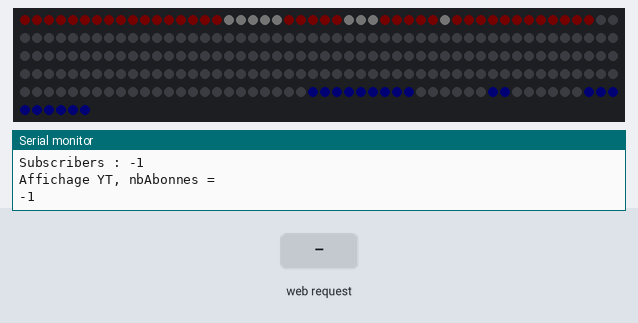
The sketch below on a simulated ESP8266 (Wemos D1 mini). On the bench: 256 RGB LEDs in strip order, left to right, continuing on the next row, the last lines printed to the serial monitor. The test bench sets the inputs (shaded band). Dim RGB values are drawn brighter than linear; WiFi joins after 1.5 s; servers stay silent unless stated; random numbers use the default seed unless the sketch sets one.

Above: at 3.4 s.
3.5 s: HTTP request GET / received
At 4.2 s:
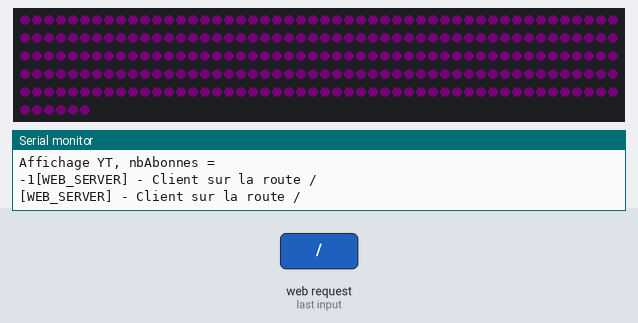
5.0 s: HTTP request GET / received
At 5.8 s:
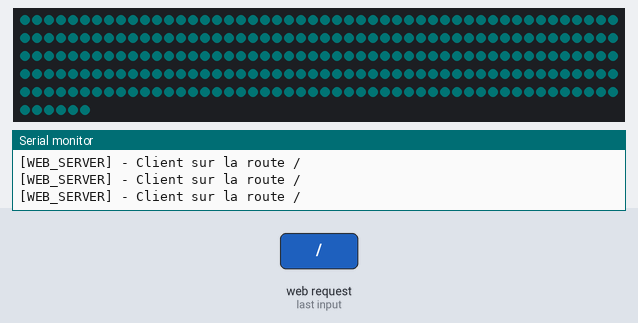
6.5 s: HTTP request GET / received
At 7.4 s:
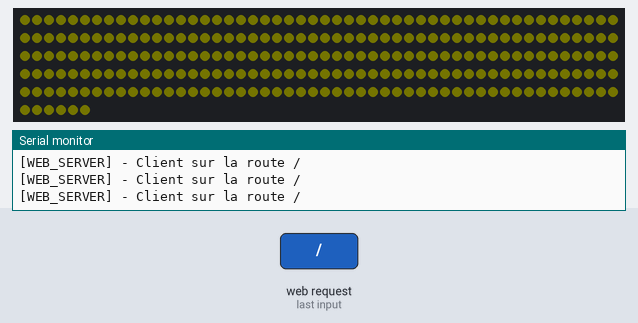
8.0 s: HTTP request GET / received
At 9.0 s:
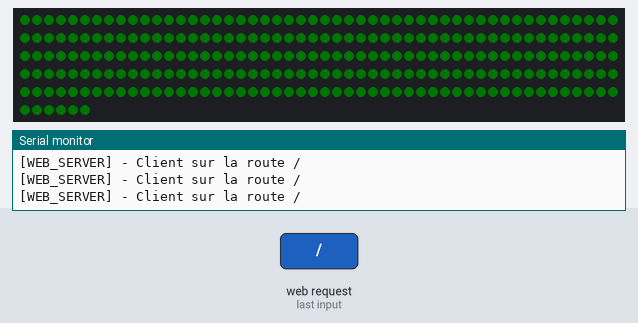
Timing chart, 0 to 10.6 s (numbered marks = the images above; inputs shaded):
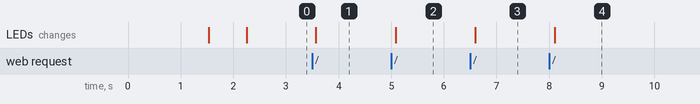

The sketch:

webclient.ino
```cpp
/*
 *  YT Counter Project By Cédric MILLET
 *  Tous droits réservés
 *  Type de carte employée : Wemos D1 R1
 *  Telecharger la librairie ArduinoJson en version 5.X
 *  Config serveur web : pas de SSL, pas de rewriting URI, pas de redirection
 *  Config ScreenLEd : le PIN I2C pour les leds WS2812B est D4
 * */

//  Librairies Communication Réseau
#include <ESP8266WiFi.h>
#include <ESP8266WebServer.h>
#include <ESP8266HTTPClient.h>    //  Pour emettre des requetes GET
ESP8266WebServer server(80);      //  Serveur WEB sur port 80

//  Librairies Diverses
#include <ArduinoJson.h>

//  Librairies matrice de LEDS adressables en I2C
#include <FastLED.h>

#import "index.h"                 //  Contient le code HTML retourné par le serveur WEB
#import "ScreenSystem_WS2812B.h"  //  Contient les fonctions de manipulation de l'écran LED
#import "SoundSystem.h"           //  Contient les fonctions de manipulation du BUZZER

//#define WEB_API_ENDPOINT  "http://ytproject.cedricmillet.fr/api/index.php?UID=782D-A2DC8-A7E1-A79D1"
#define WEB_API_ENDPOINT  "http://192.168.0.43:8082/api/example"
#define SOCIAL_DATA_REFRESH_FREQUENCY   120 //en seconde


int timer = 0;
bool isInitialisationReady = false;

struct socialdata {
  int nb_subscribers;
  int timestamp_lastupdate;
};
typedef struct socialdata SocialData;

SocialData s_youtube = {-1, -1};
SocialData s_instagram = {-1, -1};
SocialData s_facebook = {-1, -1};


void initialisation() {
  //  Lancement du serveur Web
  setupWifiServer();
  //  Lancement de l'écran LED
  screenSystem_Setup();
  //  Connexion au réseau WIFI
  setupWifiClient("FREEBOX_MILLET", "Mkanad45-1203");
  //  Screen
  SetBackgroundColor(CRGB(255,255,255));
  AppliquerImage(img_YT, {0,0});
  SetNumberToDisplay( 0 );
  FastLED.show();
  //  Emit Sound
  SetupSoundSystem();

}


void setup() {
  isInitialisationReady = false;

  Serial.begin(115200);
  while (!Serial) {
    ;
  }
  Serial.println("\n---------------------------------");
  Serial.println("\tLANCEMENT");
  Serial.println("---------------------------------");

  initialisation();

  delay(500);
  Serial.println("------------------------------------------");
  Serial.println("\tINITIALISATION TERMINEE");
  Serial.println("------------------------------------------");


  //  Premiere requete avant les premieres iteration de la loop()
  //updateSocialDatasFromAPI();
  isInitialisationReady = true;

  updateSocialDatasFromAPI();
}


void updateSocialDatasFromAPI()
{
  if(!isWifiStatusConnected()) {
    Serial.println("Impossible d'emettre une requete HTTP avant d'etre connecté à un réseau Internet.");
    return;
  }
  Serial.print("updateSocialDatasFromAPI()_______");
  HTTPClient httpClient;
  String reponse = "";
  httpClient.begin(WEB_API_ENDPOINT);
  //  Envoie de la requete
  int httpCode = httpClient.GET();
  if (httpCode > 0)
    reponse = httpClient.getString();   //response payload
  httpClient.end();   //Close connection
  //  Traitement de la réponse
  if(!reponse.isEmpty() && reponse.length() > 0) {
    //  Conversion en JSON
    DynamicJsonBuffer jsonBuffer;
    JsonObject& jsonSocialData = jsonBuffer.parseObject(reponse);

    //  Mise a jour des variables globales
    s_youtube.nb_subscribers = (int)jsonSocialData[String("youtube")];
    s_instagram.nb_subscribers = (int)jsonSocialData[String("instagram")];
    s_facebook.nb_subscribers = (int)jsonSocialData[String("facebook")];

    Serial.println("[OK]");
  } else {
    Serial.println("[HTTP RESPONSE ERROR] !");
    Serial.println(reponse);
  }

  debugData();
  update_screen();
}

void debugData() {
  Serial.println("debugData()\n");

  Serial.println("=== YOUTUBE ===");
  Serial.print("Subscribers : ");
  Serial.println(s_youtube.nb_subscribers);
  Serial.println("=== INSTAGRAM ===");
  Serial.print("Subscribers : ");
  Serial.println(s_instagram.nb_subscribers);
  Serial.println("=== FACEBOOK ===");
  Serial.print("Subscribers : ");
  Serial.println(s_facebook.nb_subscribers);
}


void update_screen() {
  SetBackgroundColor(CRGB(0,0,0));
  AppliquerImage(img_YT, {0,0});
  Serial.println("Affichage YT, nbAbonnes = "); Serial.print((int)s_youtube.nb_subscribers);
  SetNumberToDisplay( (int)s_youtube.nb_subscribers );
  FastLED.show();
}

void loop() {

  //  Traiter les quetes HTTP entrantes
  server.handleClient();


  if(!isWifiStatusConnected() || !isInitialisationReady) return;


  //  Mise a jour des données sociales
  if(timer >= SOCIAL_DATA_REFRESH_FREQUENCY*10) {
    timer = 0;
    updateSocialDatasFromAPI();
  }
  timer ++;
  delay(100);

}


void setupWifiClient(const char* ssidclient, const char* passclient) {
  Serial.println();
  WiFi.begin(ssidclient, passclient);
  Serial.print("Connexion au réseau WIFI : ");
  Serial.print(ssidclient);
  while (WiFi.status() != WL_CONNECTED) {
    delay(500);
    Serial.print(".");
  }
  Serial.print("[CONNECTED]");
  Serial.println("");
  Serial.print("Serveur Web disponible sur le réseau à l'adresse : ");
  Serial.println(WiFi.localIP()); //Adresse IPv4 attribuée par le DHCP
  WiFi.printDiag(Serial);
  Serial.println("--- CONNEXION AU RESEAU WIFI REUSSIE ---");
}


void setupWifiServer() {
  Serial.print("Preparation du serveur web............");
  server.on("/", [](){
    Serial.println("[WEB_SERVER] - Client sur la route /");
    String html = MAIN_page; // Recupération du contenu HTML depuis le fichier index.h
    server.send(200, "text/html", html);
    Serial.println("[WEB_SERVER] - Client sur la route /");
    //test
    fill_solid( leds, NUM_LEDS, getRandomLedColor());
    FastLED.show();
  });

  // on démarre le serveur web
  server.begin();

  Serial.println("[DONE]");
}

bool isWifiStatusConnected() {
  return (bool)(WiFi.status() == WL_CONNECTED);
}
```

ScreenSystem_WS2812B.h
```cpp
#define LED_PIN     4       //  PIN I2C (PIN D4 pour carte D1R1 et PIN D5 pour les cartes ARDUINO MEGA 2560)
#define HAUTEUR     8       //  NBRE DE LEDS SUR L'AXE Y
#define LARGEUR     32      //  NBRE DE LEDS SUR L'AXE X
#define LUMINOSITE  1       //  LUMINOSITE DES LEDS (entre 1 et  255) (avec 60mA/LED i.e. (20mA *3 : R-G-B) * 8*32 = 15 Ampères !) -- NE PAS DEPASSER 5 / 255 DE LUMINOSITE

const int NUM_LEDS = HAUTEUR*LARGEUR;
CRGB leds[NUM_LEDS];

struct point {
  int x;
  int y;
};
typedef struct point Point;

struct image {
  int largeur;
  int hauteur;
  const CRGB pixel[8][6];
};
typedef struct image Image;

//  MATRICE LOGO YOUTUBE
Image img_YT = {6, 8, {
                          {CRGB(255,0,0),CRGB(255,0,0),CRGB(255,0,0),CRGB(255,0,0),CRGB(255,0,0),CRGB(255,0,0)},
                          {CRGB(255,0,0),CRGB(255,0,0),CRGB(255,255,255),CRGB(255,0,0),CRGB(255,0,0),CRGB(255,0,0)},
                          {CRGB(255,0,0),CRGB(255,0,0),CRGB(255,255,255),CRGB(255,255,255),CRGB(255,0,0),CRGB(255,0,0)},
                          {CRGB(255,0,0),CRGB(255,0,0),CRGB(255,255,255),CRGB(255,255,255),CRGB(255,255,255),CRGB(255,0,0)},
                          {CRGB(255,0,0),CRGB(255,0,0),CRGB(255,255,255),CRGB(255,255,255),CRGB(255,0,0),CRGB(255,0,0)},
                          {CRGB(255,0,0),CRGB(255,0,0),CRGB(255,255,255),CRGB(255,0,0),CRGB(255,0,0),CRGB(255,0,0)},
                          {CRGB(255,0,0),CRGB(255,0,0),CRGB(255,0,0),CRGB(255,0,0),CRGB(255,0,0),CRGB(255,0,0)},
                          {CRGB(255,0,0),CRGB(255,0,0),CRGB(255,0,0),CRGB(255,0,0),CRGB(255,0,0),CRGB(255,0,0)}
                        }};

//  MATRICE LOGO FACEBOOK
Image img_FB = {6, 8, {
                          {CRGB(66,103,178),CRGB(66,103,178),CRGB(66,103,178),CRGB(66,103,178),CRGB(66,103,178),CRGB(66,103,178)},
                          {CRGB(66,103,178),CRGB(66,103,178),CRGB(255,255,255),CRGB(255,255,255),CRGB(255,255,255),CRGB(66,103,178)},
                          {CRGB(66,103,178),CRGB(66,103,178),CRGB(255,255,255),CRGB(66,103,178),CRGB(66,103,178),CRGB(66,103,178)},
                          {CRGB(66,103,178),CRGB(255,255,255),CRGB(255,255,255),CRGB(255,255,255),CRGB(66,103,178),CRGB(66,103,178)},
                          {CRGB(66,103,178),CRGB(66,103,178),CRGB(255,255,255),CRGB(66,103,178),CRGB(66,103,178),CRGB(66,103,178)},
                          {CRGB(66,103,178),CRGB(66,103,178),CRGB(255,255,255),CRGB(66,103,178),CRGB(66,103,178),CRGB(66,103,178)},
                          {CRGB(66,103,178),CRGB(66,103,178),CRGB(255,255,255),CRGB(66,103,178),CRGB(66,103,178),CRGB(66,103,178)},
                          {CRGB(66,103,178),CRGB(66,103,178),CRGB(66,103,178),CRGB(66,103,178),CRGB(66,103,178),CRGB(66,103,178)}
                        }};

//  MATRICE LOGO INSTA
Image img_INSTA = {6, 8, {   // bug !!! Lorsque R/G/B < 100 couleur invisible ! Verifier intensité nécéssaire et augmenter BRIGHTNESS !
                          {CRGB(74,41,236),CRGB(91,38,232),CRGB(100,100,231),CRGB(118,100,224),CRGB(133,80,212),CRGB(143,80,226)},
                          {CRGB(143,27,186),CRGB(194,103,178),CRGB(255,255,255),CRGB(255,255,255),CRGB(255,255,255),CRGB(66,103,178)},
                          {CRGB(66,103,178),CRGB(66,103,178),CRGB(255,255,255),CRGB(66,103,178),CRGB(66,103,178),CRGB(66,103,178)},
                          {CRGB(66,103,178),CRGB(255,255,255),CRGB(255,255,255),CRGB(255,255,255),CRGB(66,103,178),CRGB(66,103,178)},
                          {CRGB(66,103,178),CRGB(66,103,178),CRGB(255,255,255),CRGB(66,103,178),CRGB(66,103,178),CRGB(66,103,178)},
                          {CRGB(66,103,178),CRGB(66,103,178),CRGB(255,255,255),CRGB(66,103,178),CRGB(66,103,178),CRGB(66,103,178)},
                          {CRGB(66,103,178),CRGB(66,103,178),CRGB(255,255,255),CRGB(66,103,178),CRGB(66,103,178),CRGB(66,103,178)},
                          {CRGB(66,103,178),CRGB(66,103,178),CRGB(66,103,178),CRGB(66,103,178),CRGB(66,103,178),CRGB(66,103,178)}
                        }};


const int digits[10][8][4] =       {
                                    {
                                    {1,1,1,1},    //0
                                    {1,0,0,1},
                                    {1,0,0,1},
                                    {1,0,0,1},
                                    {1,0,0,1},
                                    {1,0,0,1},
                                    {1,0,0,1},
                                    {1,1,1,1}
                                  },
                                  {
                                    {0,0,0,1},    //1
                                    {0,0,1,1},
                                    {0,1,0,1},
                                    {0,0,0,1},
                                    {0,0,0,1},
                                    {0,0,0,1},
                                    {0,0,0,1},
                                    {0,0,0,1}
                                  },
                                  {
                                    {1,1,1,1},    //2
                                    {1,0,0,1},
                                    {0,0,0,1},
                                    {1,1,1,1},
                                    {1,0,0,0},
                                    {1,0,0,0},
                                    {1,0,0,0},
                                    {1,1,1,1}
                                  },
                                  {
                                    {1,1,1,1},    //3
                                    {0,0,0,1},
                                    {0,0,0,1},
                                    {1,1,1,1},
                                    {0,0,0,1},
                                    {0,0,0,1},
                                    {0,0,0,1},
                                    {1,1,1,1}
                                  },
                                  {
                                    {1,0,0,1},    //4
                                    {1,0,0,1},
                                    {1,0,0,1},
                                    {1,1,1,1},
                                    {0,0,0,1},
                                    {0,0,0,1},
                                    {0,0,0,1},
                                    {0,0,0,1}
                                  },
                                  {
                                    {1,1,1,1},    //5
                                    {1,0,0,0},
                                    {1,0,0,0},
                                    {1,1,1,1},
                                    {0,0,0,1},
                                    {0,0,0,1},
                                    {0,0,0,1},
                                    {1,1,1,1}
                                  },
                                  {
                                    {1,1,1,1},    //6
                                    {1,0,0,0},
                                    {1,0,0,0},
                                    {1,1,1,1},
                                    {1,0,0,1},
                                    {1,0,0,1},
                                    {1,0,0,1},
                                    {1,1,1,1}
                                  },
                                  {
                                    {1,1,1,1},    //7
                                    {0,0,0,1},
                                    {0,0,0,1},
                                    {0,0,1,0},
                                    {0,0,1,0},
                                    {0,1,0,0},
                                    {0,1,0,0},
                                    {1,0,0,0}
                                  },
                                  {
                                    {1,1,1,1},    //8
                                    {1,0,0,1},
                                    {1,0,0,1},
                                    {1,1,1,1},
                                    {1,0,0,1},
                                    {1,0,0,1},
                                    {1,0,0,1},
                                    {1,1,1,1}
                                  },
                                  {
                                    {1,1,1,1},    //9
                                    {1,0,0,1},
                                    {1,0,0,1},
                                    {1,1,1,1},
                                    {0,0,0,1},
                                    {0,0,0,1},
                                    {1,0,0,1},
                                    {1,1,1,1}
                                  },
                                };

//  =========================== PRIMITIVES UTILES ============================================

int getNbrInRange(int n, int min, int max) {
  if(n<min)
    n=min;
  if(n>max)
    n=max;
  return (int)n;
}

//  Pour un pixel de coordonnée (x,y), retourne son indice dans le tableau
int posPixel(int x, int y) {
  if(x%2==0)  //  Parcours vertical inferieur
    return (x*HAUTEUR+y);
  else  // verticalsup
    return (x*HAUTEUR+(HAUTEUR-y-1));
}

void SetPixelColor(Point pixel, CRGB color) {
  //  Aucun affichage si pixel en dehors de l'intervalle de l'écran (8x32)
  if(pixel.x<0 || pixel.y<0 || (pixel.x)-1>LARGEUR || (pixel.y)-1>HAUTEUR) return;
  leds[posPixel(pixel.x, pixel.y)] = color; //update du CRGB de la matrice
}

void SetBackgroundColor(CRGB bgcolor) {
  fill_solid( leds, NUM_LEDS, bgcolor);
}

CRGB getRandomLedColor() {
  return CRGB(random(20, 255), random(20, 255), random(20, 255));
}

void fill_random() {
  for(int i=0;i<NUM_LEDS;i++)
        leds[i] = getRandomLedColor();
}

void clear_screen() {
  fill_solid( leds, NUM_LEDS, CRGB(0,0,0));
}

void AppliquerImage(Image img, Point pos) {
  //Check point origine dans l'intervalle
  pos.x = getNbrInRange(pos.x, 0, LARGEUR-1);
  pos.y = getNbrInRange(pos.y, 0, HAUTEUR-1);

  //Application du logo à la matrice de LEDS
  for(int y=0; y<img.hauteur;y++) {
    for(int x=0; x<img.largeur;x++) {
      SetPixelColor({x+pos.x, y+pos.y}, img.pixel[y][x]);
    }
  }
}

//  Afficher un nombre (matrice de taille 4x8), à une position donnée, une couleur donnée.
void fill_digit(int n, Point pos, CRGB fontColor) {
  n = getNbrInRange(n, 0, 9);

  int largeur_digit = 4, hauteur_digit = 8;

  for(int y=0; y<hauteur_digit;y++) {
    for(int x=0; x<largeur_digit;x++) {
      if(digits[n][y][x]>0)
        SetPixelColor({x+pos.x, y+pos.y}, fontColor);
      /*else
        SetPixelColor({x+pos.x, y+pos.y}, CRGB(0,0,0));*/
    }
  }
}

void SetNumberToDisplay(int n) {
  n = getNbrInRange(n, 0, 99999);
  int placement_digits[5] = {7, 12, 18, 23, 28};
  int padding = 0;
  if(n<=9)
    padding = 4;
  else if(n<=99)
    padding = 3;
  else if(n<=999)
    padding = 2;
  else if(n<=9999)
    padding = 1;

  for(int i=padding;i<5;i++) {
    fill_digit((int)( String(String(n, DEC).charAt(i-padding)).toInt()  ), {placement_digits[i],0}, CRGB(0,0,255));
  }

}

//  =========================== INITIALISATION ECRAN ============================================
void screenSystem_Setup() {
  Serial.print("Initialisation ScreenSystem...........");
  FastLED.addLeds<WS2812, LED_PIN, GRB>(leds, NUM_LEDS);
  FastLED.setBrightness(LUMINOSITE);
  clear_screen();
  SetPixelColor({0,0}, CRGB(255,255,0));
  FastLED.show();
  Serial.print("[DONE]");
  Serial.println();
} // !!! AUCUN EANIMATION DANS CETTE FONCTION POUR NE PAS FAIRE ATTENDRE ESP8266, SE MET EN ERREUR EN CAS DE TIMEOUT / DELAY


void displayRandomPixelScreen() {
  for(int y=0;y<HAUTEUR;y++) {
    for (int x=0;x<LARGEUR;x++) {
        leds[posPixel(x, y)] = getRandomLedColor();
    }
  }
  FastLED.show();
}
```

SoundSystem.h
```cpp
#define PIN_BUZZER  2 //DIGITAL PIN


void EmitSound1() {

  for(int i=0; i<80; i++)// Premier son à une fréquence
  {
    analogWrite(PIN_BUZZER, 50);// Faire du bruit
    delay(50);// Attendre 10ms
    analogWrite(PIN_BUZZER, 0);// Silence
    delay(50);// Attendre 10ms
  }
}


void SetupSoundSystem() {
  return;

  pinMode(PIN_BUZZER, OUTPUT);

  EmitSound1();
}
```

index.h
```cpp
const char MAIN_page[] PROGMEM = R"=====(
<HTML>
	<HEAD>
		<TITLE>YT Counter by Cyrion</TITLE>
		<script src='http://ytproject.cedricmillet.fr/client/jquery.js'></script>
	</HEAD>
<BODY>
	<div id="main"></div>
	<script src='http://ytproject.cedricmillet.fr/client/script.js'></script>
</BODY>
</HTML>
)=====";
```

Measured:
- after the input at 3.5 s, the LEDs: change after 0.07 s (image 1)
- after the input at 5.0 s, the LEDs: change after 0.08 s (image 2)
- after the input at 6.5 s, the LEDs: change after 0.09 s (image 3)
- after the input at 8.0 s, the LEDs: change after 0.11 s (image 4)
